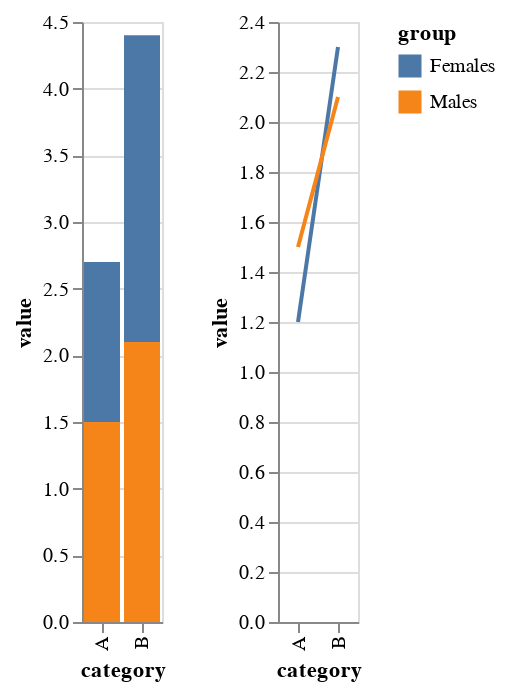

Source (Vega-Lite JSON):
### Vega-Lite specification from a JSON file in a GitHub repository (floating-point values rounded to 4 significant figures)
{"$schema": "https://vega.github.io/schema/vega-lite/v5.json", "hconcat": [{"data": {"values": [{"category": "A", "group": "Females", "value": 1.2}, {"category": "A", "group": "Males", "value": 1.5}, {"category": "B", "group": "Females", "value": 2.3}, {"category": "B", "group": "Males", "value": 2.1}]}, "mark": "bar", "encoding": {"x": {"field": "category", "type": "nominal"}, "y": {"field": "value", "type": "quantitative"}, "color": {"field": "group", "type": "nominal"}}}, {"data": {"values": [{"category": "A", "Females": 1.2, "Males": 1.5}, {"category": "B", "Females": 2.3, "Males": 2.1}]}, "mark": "line", "encoding": {"x": {"field": "category", "type": "nominal"}, "y": {"field": "value", "type": "quantitative"}, "color": {"field": "group", "type": "nominal"}}, "transform": [{"fold": ["Females", "Males"], "as": ["group", "value"]}]}]}
